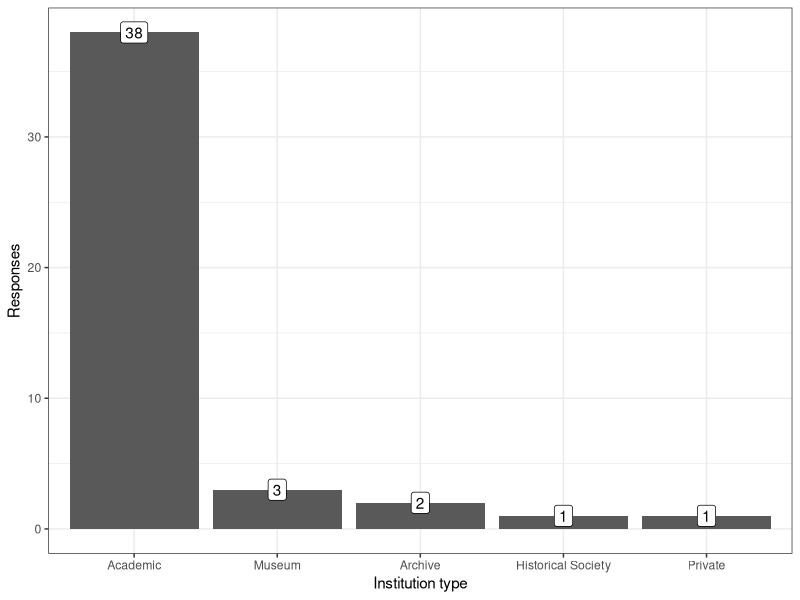
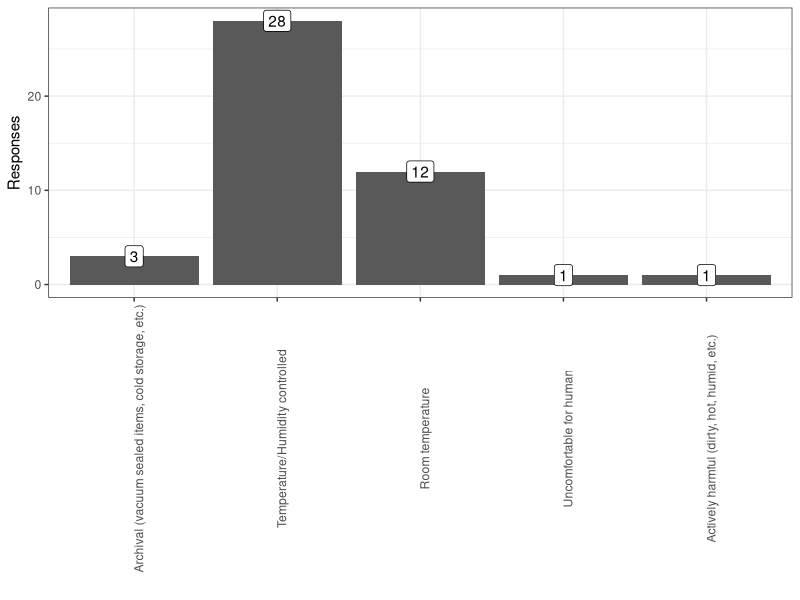
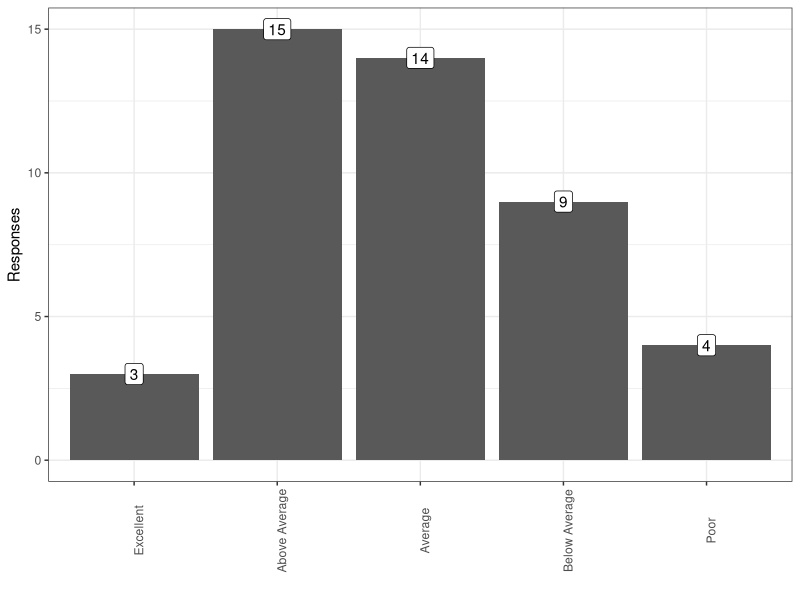
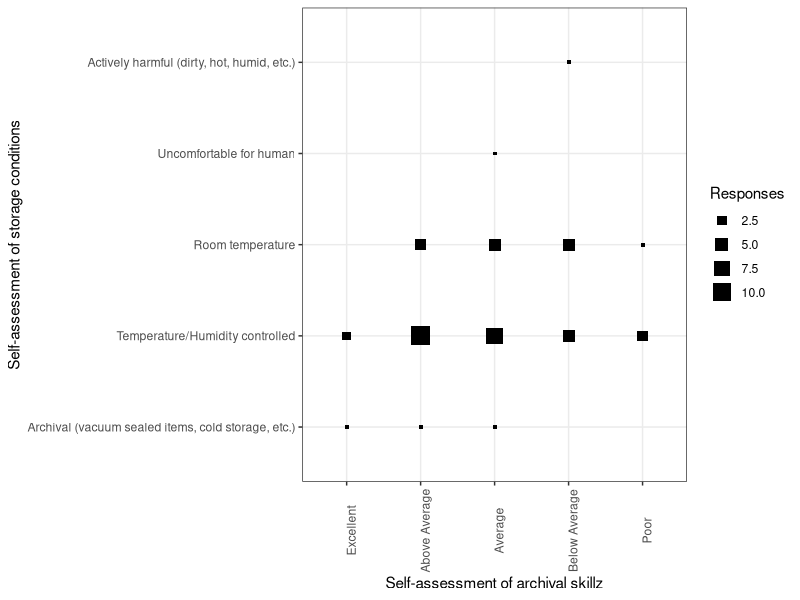
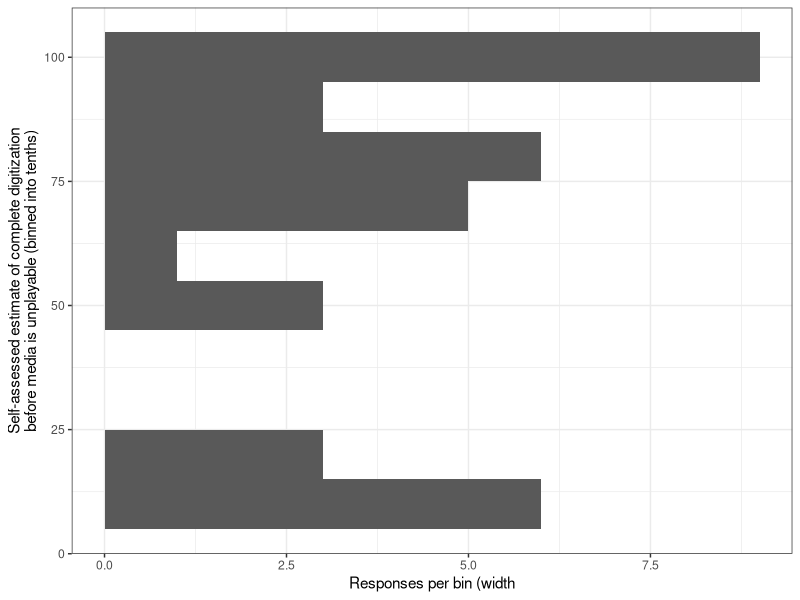
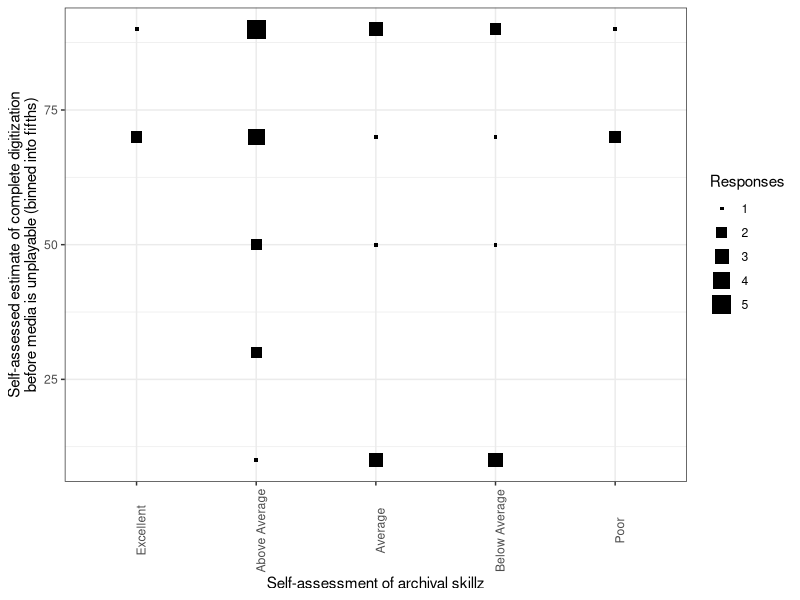
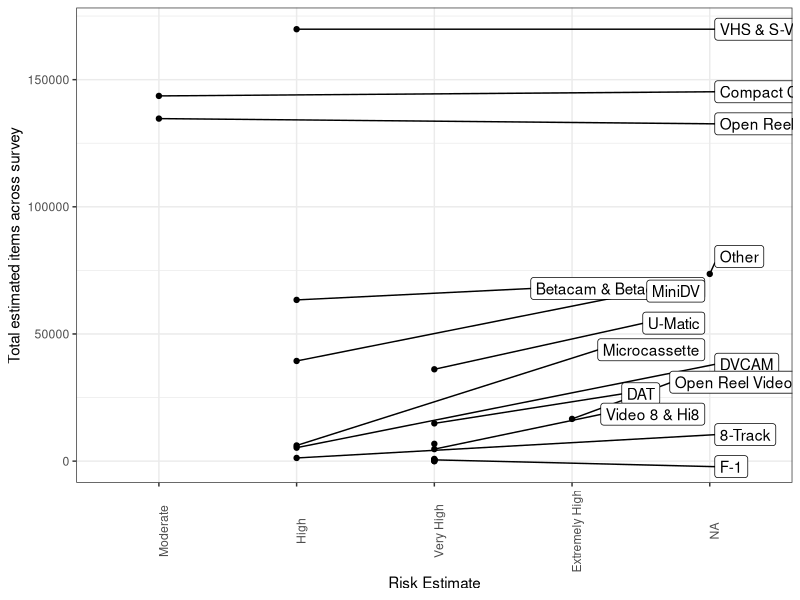
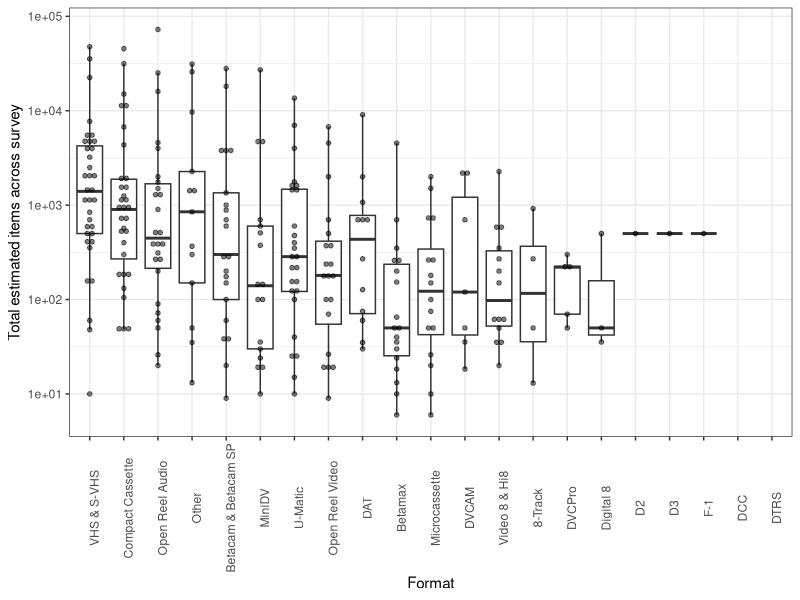

The R script that drew these images, in order: (Note: this script raises an error after producing the figures.)
## ---- chunk 1
knitr::opts_chunk$set(echo=F,message=F,error=T,warning=F)
## ---- chunk 2
library(tidyverse)
library(ggrepel)
library(ComplexHeatmap)
library(circlize)
## ---- chunk 3
raw_datar <- read_csv("survey_data_2019.csv" ,
    col_names=c(
        "Key","State","InstitutionType","TotalItems",
        "StorageConditions",
        "Unstructured_StorageHistory",
        "Unstructured_CompletionEstimate",
        "PercentDigitizedBeforeUnplayable",
        "PracticeSelfAssesment",
        "Percentage_Open Reel Video","Percentage_U-Matic","Percentage_Betamax",
        "Percentage_VHS & S-VHS","Percentage_Betacam & Betacam SP",
        "Percentage_Video 8 & Hi8","Percentage_D2","Percentage_D3",
        "Percentage_DVCAM","Percentage_MiniDV","Percentage_DVCPro",
        "Percentage_Digital 8","Percentage_Open Reel Audio",
        "Percentage_Compact Cassette","Percentage_Microcassette",
        "Percentage_DAT","Percentage_DTRS","Percentage_F-1","Percentage_DCC",
        "Percentage_8-Track","Percentage_Other"),
    skip=1
    ) %>%
    mutate(PercentDigitizedBeforeUnplayable=sub("%","",
            PercentDigitizedBeforeUnplayable)
        )
all_responses <- raw_datar

risk_factors <- read_tsv("risk_assesment.tsv") %>%
    mutate(Risk=factor(Risk,
            levels=c("Low","Moderate","High","Very High","Extremely High")
        )   ) 

tdatar <- all_responses %>%
    gather(Format,Percentage,starts_with("Percentage_")) %>%
    mutate(Percentage=as.numeric(sub("%","",Percentage))) %>%
    mutate(EstItemCount=TotalItems*Percentage/100) %>%
    mutate(FormatName=sub("Percentage_","",Format)) %>% 
    left_join(risk_factors%>%rename(FormatName=Format),by="FormatName")

## ---- chunk 4
all_responses %>%
    {
    ggplot(.)+theme_bw()+
    aes(x=InstitutionType)+
    geom_bar()+
    scale_x_discrete(limits=names(sort(table(.$InstitutionType),decreasing=T)))+
    geom_label(aes(label=..count..,y=..count..),stat="count")+
    xlab("Institution type")+
    ylab("Responses")
    }
## ---- chunk 5
all_responses %>%
    filter(!is.na(StorageConditions)) %>%
    {
    ggplot(.)+theme_bw()+
    aes(x=StorageConditions)+
    geom_bar()+
    scale_x_discrete(limits=c(
            "Archival (vacuum sealed items, cold storage, etc.)",
            "Temperature/Humidity controlled",
            "Room temperature",
            "Uncomfortable for human",
            "Actively harmful (dirty, hot, humid, etc.)"
            )
        )+
    geom_label(aes(label=..count..,y=..count..),stat="count")+
    theme(axis.text.x=element_text(angle=90))+
    xlab("")+
    ylab("Responses")
    }
## ---- chunk 6
all_responses %>%
    filter(!is.na(PracticeSelfAssesment)) %>%
    {
    ggplot(.)+theme_bw()+
    aes(x=PracticeSelfAssesment)+
    geom_bar()+
    scale_x_discrete(limits=c(
            "Excellent",
            "Above Average",
            "Average",
            "Below Average",
            "Poor"
            )
        )+
    geom_label(aes(label=..count..,y=..count..),stat="count")+
    theme(axis.text.x=element_text(angle=90))+
    xlab("")+
    ylab("Responses")
    }
## ---- chunk 7
all_responses %>%
    filter(!is.na(PracticeSelfAssesment)) %>%
    filter(!is.na(StorageConditions)) %>%
    {
    ggplot(.)+theme_bw()+
    aes(x=PracticeSelfAssesment,y=StorageConditions)+
    stat_bin2d(geom="point",aes(size=..count..),shape=15)+
    guides(fill=F)+
    scale_x_discrete(limits=c(
            "Excellent",
            "Above Average",
            "Average",
            "Below Average",
            "Poor"
            )
        )+
    scale_y_discrete(limits=c(
            "Archival (vacuum sealed items, cold storage, etc.)",
            "Temperature/Humidity controlled",
            "Room temperature",
            "Uncomfortable for human",
            "Actively harmful (dirty, hot, humid, etc.)"
            )
        )+
    scale_size("Responses")+
    theme(axis.text.x=element_text(angle=90))+
    xlab("Self-assessment of archival skillz")+
    ylab("Self-assessment of storage conditions")
    }
## ---- chunk 8
all_responses %>%
    filter(!is.na(PercentDigitizedBeforeUnplayable)) %>%
    {
    ggplot(.)+theme_bw()+
    aes(x=as.numeric(PercentDigitizedBeforeUnplayable))+
    stat_bin(binwidth=10,geom="bar")+
    xlab("Self-assessed estimate of complete digitization\nbefore media is unplayable (binned into tenths)")+
    ylab("Responses per bin (width")+
    coord_flip()
    }
## ---- chunk 9
all_responses %>%
    filter(!is.na(PracticeSelfAssesment)) %>%
    filter(!is.na(PercentDigitizedBeforeUnplayable)) %>%
    {
    ggplot(.)+theme_bw()+
    aes(x=PracticeSelfAssesment,y=as.numeric(PercentDigitizedBeforeUnplayable))+
    stat_bin2d(geom="point",aes(size=..count..),shape=15,binwidth=c(1,20))+
    guides(fill=F)+
    scale_x_discrete(limits=c(
            "Excellent",
            "Above Average",
            "Average",
            "Below Average",
            "Poor"
            )
        )+
    scale_size("Responses")+
    theme(axis.text.x=element_text(angle=90))+
    xlab("Self-assessment of archival skillz")+
    ylab("Self-assessed estimate of complete digitization\nbefore media is unplayable (binned into fifths)")
    }
## ---- chunk 10
tdatar %>% 
    ggplot()+theme_bw()+
    aes(x=Risk,group=FormatName,weight=EstItemCount,label=FormatName)+
    geom_point(stat="count")+
    geom_label_repel(stat="count")+
    theme(axis.text.x=element_text(angle=90))+
    ylab("Total estimated items across survey")+
    xlab("Risk Estimate")
## ---- chunk 11
tdatar %>% 
    {
    ggplot(.)+theme_bw()+
    aes(x=FormatName,y=EstItemCount)+
    geom_boxplot(outlier.alpha=0)+
    geom_dotplot(binaxis="y",stackdir="center",dotsize=1.0,alpha=0.5,binwidth=0.05)+
    scale_y_log10()+
    scale_x_discrete(limits=group_by(.,FormatName)%>%summarize(z=sum(EstItemCount,na.rm=T))%>%arrange(-z)%>%pull(FormatName))+
    theme(axis.text.x=element_text(angle=90))+
    ylab("Total estimated items across survey")+
    xlab("Format")
    }
## ---- chunk 12
# Notice this one is cropping out one observation of a fraction of a fraction of
# a percentage of "Other" media.
tdatar %>% 
    {
    ggplot(.)+theme_bw()+
    aes(x=FormatName,y=Percentage)+
    geom_boxplot(outlier.alpha=0)+
    geom_dotplot(binaxis="y",stackdir="center",dotsize=1.0,alpha=0.5,binwidth=0.05)+
    scale_y_log10(limits=c(1,NA))+
    scale_x_discrete(limits=group_by(.,FormatName)%>%summarize(z=sum(Percentage,na.rm=T))%>%arrange(-z)%>%pull(FormatName))+
    theme(axis.text.x=element_text(angle=90))+
    ylab("Percentage of collection that is that item")+
    xlab("Format")
    }
## ---- chunk 13
heatmap_datar_counts <- tdatar %>% 
    filter(EstItemCount>0) %>%
    select(Key,State,InstitutionType,TotalItems,FormatName,EstItemCount) %>%
    spread(FormatName,EstItemCount,fill=0)

counts_valz <- log10(unlist(heatmap_datar_counts[,-c(1,2,3,4)])+1)

col_ann <- risk_factors %>% rename(FormatName=Format) %>% as.data.frame()
rownames(col_ann) <- col_ann[[1]]
col_ann <- col_ann %>% select(-FormatName) %>% rename(`Format Risk`=Risk)

risk_annotation <- HeatmapAnnotation(
    `Format Risk`=col_ann$`Format Risk`,
    col=list(`Format Risk`=c(
            `Extremely High`="#7b3294",`Very High`="#c2a5cf",
            `High`="#a6dba0",`Moderate`="#008837"
    )   )   )
the_heatmap <- Heatmap(
    log10(heatmap_datar_counts[,-c(1,2,3,4)]+1),
    top_annotation=risk_annotation,
    col=colorRamp2(
        c(min(counts_valz),median(counts_valz),max(counts_valz)),
        c("#ffffff", "#fefefe", "#000000")
        ),
    heatmap_legend_param = list(
        title="Item counts", 
        at=log10(c(10+1,1000+1,1e4+1,5e4+1)),
        labels=c(10,1000,1e4,5e4),
        legend_height = unit(6, "cm"),
        heatmap_legend_side="bottom"
        )
    )
ht_list <- the_heatmap 
g <- draw(ht_list, heatmap_legend_side = "right", annotation_legend_side = "right")
## ---- chunk 14
heatmap_datar_frac <- tdatar %>% 
    filter(EstItemCount>0) %>%
    select(Key,State,InstitutionType,TotalItems,FormatName,Percentage) %>%
    mutate(Fraction=Percentage/100)%>%
    select(-Percentage) %>%
    spread(FormatName,Fraction,fill=0)

#TotalItems,StorageConditions,PercentDigitizedBeforeUnplayable,PracticeSelfAssessment,

frac_valz <- unlist(heatmap_datar_frac[,-c(1,2,3,4)])

col_ann <- risk_factors %>% rename(FormatName=Format) %>% as.data.frame()
rownames(col_ann) <- col_ann[[1]]
col_ann <- col_ann %>% select(-FormatName) %>% rename(`Format Risk`=Risk)

risk_annotation <- HeatmapAnnotation(
    `Format Risk`=col_ann$`Format Risk`,
    col=list(
        `Format Risk`=c(
            `Extremely High`="#7b3294",`Very High`="#c2a5cf",
            `High`="#a6dba0",`Moderate`="#008837"
            )
    )   )
the_heatmap <- Heatmap(
    log10(heatmap_datar_frac[,-c(1,2,3,4)]+.001),
    top_annotation=risk_annotation,
    col=colorRamp2(
        log10(c(min(frac_valz),median(frac_valz),max(frac_valz))+.001),
        c("#ffffff", "#fefefe", "#000000")
        ),
    heatmap_legend_param = list(
        title="Fraction of\ncollection", 
        at=log10(c(0,0.05,0.1,0.30)+0.001),
        labels=c("1%","5%","10%","30%"),
        legend_height = unit(6, "cm"),
        heatmap_legend_side="bottom"
        )
    )
ht_list <- the_heatmap 
g <- draw(ht_list, heatmap_legend_side = "right", annotation_legend_side = "right")



## ---- chunk 15
pca_datar <- tdatar %>% select(Key,TotalItems,FormatName,EstItemCount) %>%
    spread(FormatName,EstItemCount,fill=0)

matrix_by_inst <- as.matrix(pca_datar[,-c(1,2)])
rownames(matrix_by_inst) <- pca_datar[,1][[1]]
cluster_inst <- hclust(dist(scale(matrix_by_inst))) 
matrix_by_media <- t(as.matrix(pca_datar[,-c(1,2)]))
cluster_media <- hclust(dist(scale(matrix_by_media)))
## ---- chunk 16
pca_media <- prcomp(t(matrix_by_media[apply(matrix_by_media,1,sum)>0,]),center=T,scale=T)

media_pca_plot <- pca_media$rotation %>% 
    {bind_cols(tibble(Format=rownames(.)),as.tibble(.))} %>%
    select(Format,PC1,PC2,PC3,PC4,PC5,PC6) %>% 
    ggplot()+theme_bw()+
    aes(label=Format)+
    geom_point()+
    geom_label_repel()
media_pca_plot + aes(x=PC1,y=PC2)
## ---- chunk 17
media_pca_plot + aes(x=PC3,y=PC4)
## ---- chunk 18
pca_inst <- prcomp(t(matrix_by_inst[apply(matrix_by_inst,1,sum)>0,] ),center=T,scale=T)

inst_pca_plot <- pca_inst$rotation %>% 
    {bind_cols(tibble(Format=rownames(.)),as.tibble(.))} %>%
    select(Format,PC1,PC2,PC3,PC4,PC5,PC6) %>% 
    ggplot()+theme_bw()+
    aes(label=Format)+
    geom_point()+
    geom_label_repel()
inst_pca_plot + aes(x=PC1,y=PC2)
inst_pca_plot + aes(x=PC3,y=PC4)
